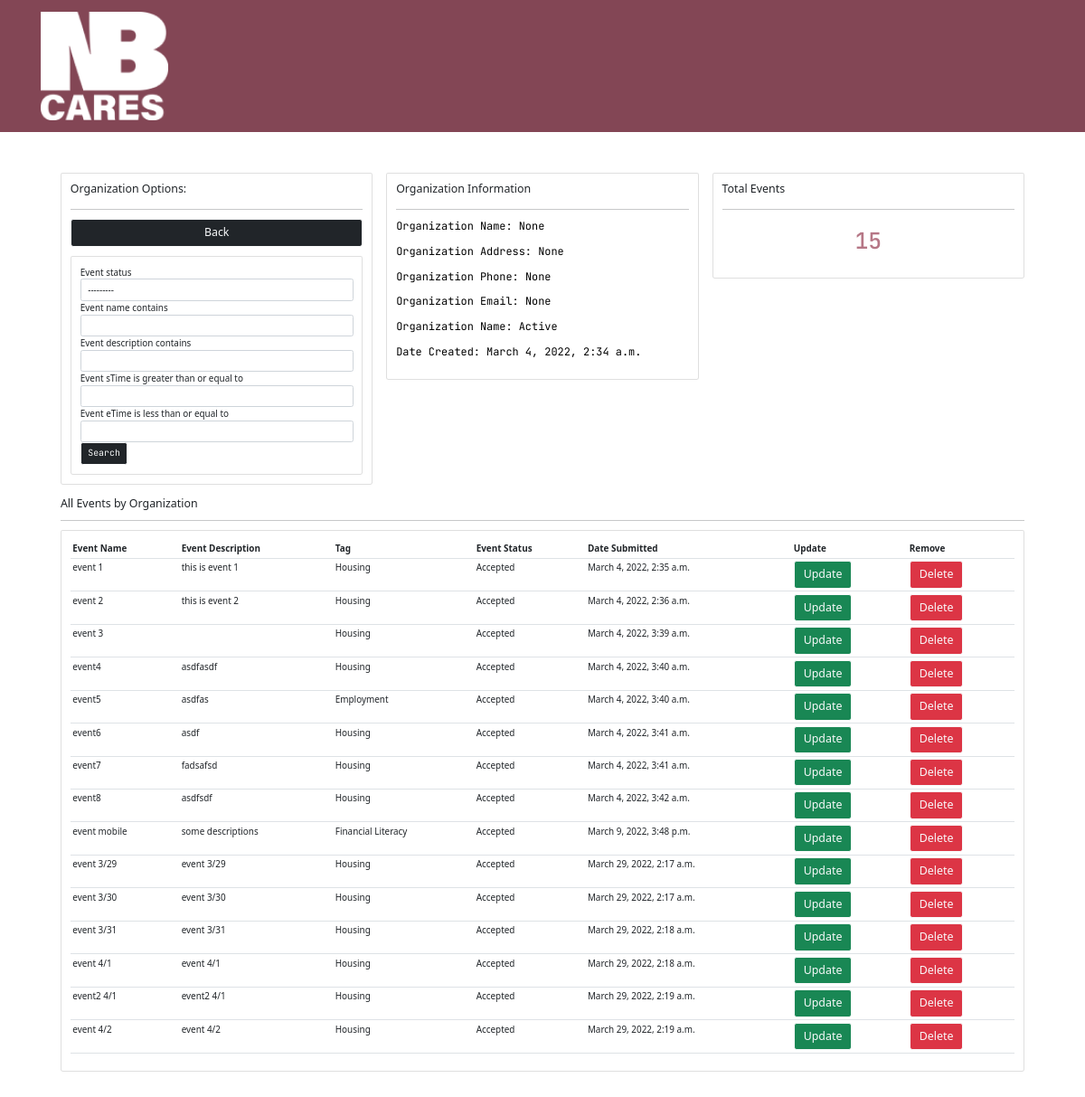
/admin-organization/5 (signed in), run on an earlier commit of the app's database.
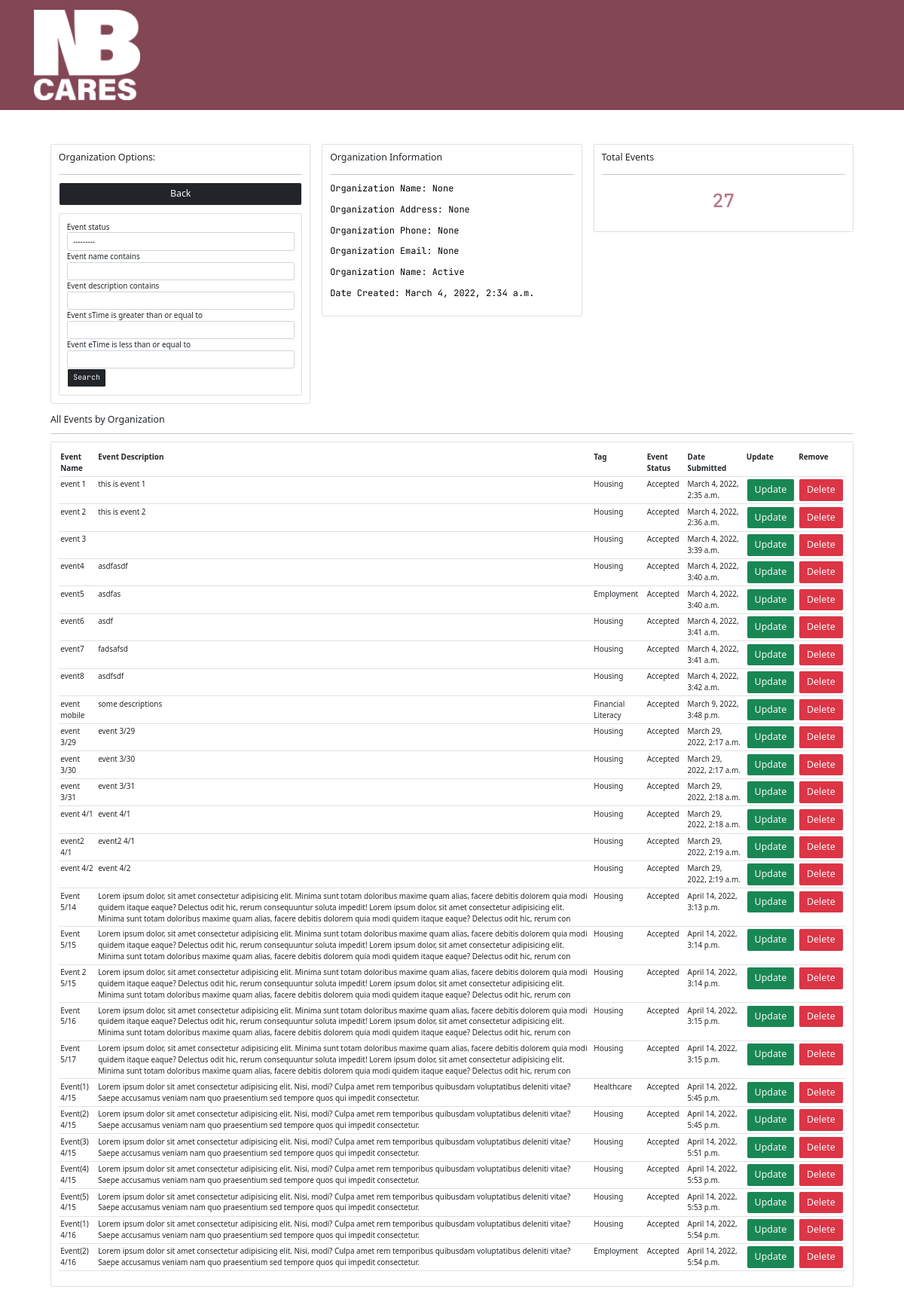
And on a later commit of the database.
### ProjectSite/models.py (models this page shows, shortened)
class Organization(models.Model):
    ORGANIZATION_STATUS = (
        ('Active', 'Active'),
        ('Inactive', 'Inactive'),
    )
    user = models.OneToOneField(User, on_delete=models.CASCADE, null=True)
    org_name = models.CharField(max_length=40, null=True, blank=False)
    org_address = models.CharField(max_length=60, null=True, blank=True)
    org_phone = models.CharField(max_length=20, null=True, blank=True)
    org_email = models.EmailField(null=True, blank=True)
    org_status = models.CharField(max_length=20, choices=ORGANIZATION_STATUS, default='Active')
    org_date_created = models.DateTimeField(auto_now_add=True, null=True, blank=True)

class Event(models.Model):
    EVENT_TAGS = (
        ('Housing', 'Housing'), ('Employment', 'Employment'), ('Education', 'Education'),
        ('Financial Literacy', 'Financial Literacy'), ('Healthcare', 'Healthcare'), ('Mental Health', 'Mental Health'),
        ('Family Engagement', 'Family Engagement'), ('Children Activities', 'Children Activities'), ('Art', 'Art'),
        ('Community Event', 'Community Event'), ('Fundraising', 'Fundraising'), ('Other', 'Other'),
    )
    EVENT_STATUS = (
        (u'Accepted', u'Accepted'),
        (u'Pending', u'Pending'),
        (u'Canceled', u'Canceled'),
        (u'Requested For Change', u'Requested For Change'),
    )
    user = models.ForeignKey(Organization, on_delete=models.CASCADE)
    event_name = models.CharField(max_length=100, null=True, blank=False)
    event_description = models.TextField(max_length=400, null=True, blank=True)
    event_sTime = models.DateTimeField()
    event_eTime = models.DateTimeField()
    event_tag = models.CharField(max_length=30, null=True, choices=EVENT_TAGS)
    event_status = models.CharField(max_length=30, choices=EVENT_STATUS, default='Pending')
    event_date_created = models.DateTimeField(auto_now_add=True, null=True, blank=True)
    event_popper = models.ImageField(null=True, blank=True, upload_to="images/")
    registered = models.ManyToManyField(User, default=None, blank=True, related_name='registeredUser')

### ProjectSite/decorators.py (the view)
        def wrapper_func(request, *args, **kwargs):
            group = None
            if request.user.groups.exists():
                group = request.user.groups.all()[0].name
            if group in allowed_roles:
                return view_func(request, *args, **kwargs)
            else:
                return HttpResponse('You are not authorized to view this page')

### ProjectSite/views.py (called while the page is built)
@login_required(login_url='login')
@allowed_users(allowed_roles='admin')
def view_admin_organzation(request, pk):
    org = Organization.objects.get(id=pk)
    orgevents = org.event_set.all()
    orgevents_count = orgevents.count()
    OrganizationEventFilter = OrgEventFilter(request.GET, queryset=orgevents)
    orgevents = OrganizationEventFilter.qs
    context = {'org': org, 'orgevents': orgevents, 'orgevents_count': orgevents_count,
               'OrganizationEventFilter': OrganizationEventFilter}
    return render(request, 'ProjectSite/admin-organization.html', context)

### templates/ProjectSite/admin-organization.html (shortened to what this page needs)
{% extends 'ProjectSite/log-base.html' %}
{% load static %}
{% load crispy_forms_filters %}
{% block body %}
    <br>
    <div class="row px-5 mx-5">
        <div class="col-md">
            <div class="card card-body">
                <h5>Organization Options:</h5>
                <hr>
                <a class="btn btn-dark btn-outline-light btn-lg btn-block" href="{% url 'admin_panel' %}">Back</a>
                <div class="card card-body mt-3">
                    <form method="get">
                        {{ OrganizationEventFilter.form|crispy }}
                        <button class="btn btn-dark btn-outline-light" type="submit">Search</button>
                    </form>
                </div>
            </div>
        </div>
        <div class="col-md">
            <div class="card card-body">
                <h5>Organization Information</h5>
                <hr>
                <p style="font-size: 1.2rem">Organization Name: {{ org.org_name }}</p>
                <p style="font-size: 1.2rem">Organization Address: {{ org.org_address }}</p>
                <p style="font-size: 1.2rem">Organization Phone: {{ org.org_phone }}</p>
                <p style="font-size: 1.2rem">Organization Email: {{ org.org_email }}</p>
                <p style="font-size: 1.2rem">Organization Name: {{ org.org_status }}</p>
                <p style="font-size: 1.2rem">Date Created: {{ org.org_date_created }}</p>
            </div>
        </div>
        <div class="col-md">
            <div class="card card-body">
                <h5>Total Events</h5>
                <hr>
                <h1 style="text-align: center;padding: 10px">{{ orgevents_count }}</h1>
            </div>
        </div>
    </div>
    <br>
    <div class="row px-5 mx-5">
        <div class="col-md">
            <h5>All Events by Organization</h5>
            <hr>
            <div class="card card-body">
                <table class="table table-sm">
                    <tr>
                        <th>Event Name</th>
                        <th>Event Description</th>
                        <th>Tag</th>
                        <th>Event Status</th>
                        <th>Date Submitted</th>
                        <th>Update</th>
                        <th>Remove</th>
                    </tr>
                    {% for orgevent in orgevents %}
                        <tr>
                            <td>{{ orgevent.event_name }}</td>
                            <td>{{ orgevent.event_description }}</td>
                            <td>{{ orgevent.event_tag }}</td>
                            <td>{{ orgevent.event_status }}</td>
                            <td>{{ orgevent.event_date_created }}</td>
                            <td><a class="btn btn-success btn-outline-light btn-lg btn-block"
                                   href="{% url 'update_events' orgevent.id %}">Update</a></td>
                            <td><a class="btn btn-danger btn-outline-light btn-lg btn-block"
                                   href="{% url 'delete_events' orgevent.id %}">Delete</a></td>
                        </tr>
                    {% endfor %}
                </table>
            </div>
        </div>
    </div>
{% endblock %}

### templates/ProjectSite/log-base.html (shortened to what this page needs)
{% load static %}
<!DOCTYPE html>
<html lang="en">
<head>
    <link href="https://cdn.jsdelivr.net/npm/bootstrap@5.1.3/dist/css/bootstrap.min.css" rel="stylesheet"
>
    {% block more-styles %}
        <link rel="stylesheet" href="{% static 'css/ProjectSite.css' %}">
    {% endblock %}
</head>
<body>
<nav class="navbar navbar-expand-lg navbar-dark navbar-custom mb-5">
    <div class="container px-4">
        <a class="navbar-brand" href="{% url 'home' %}"><img src="{% static 'images/KO-NB-Cares-logo.png' %}"
                                                             alt="logo"></a>
    </div>
</nav>
{% block body %}
{% endblock %}
</body>
</html>

### static/css/ProjectSite.css (style rules this page uses)
* { margin: 0; padding: 0; }
html { position: relative; min-height: 100%; font-size: 62%; scroll-behavior: smooth; }
body { --main-color: #EFD466; --primary-color: #D7B030; --button-background: #FFF7B6; --primary-button-background: #b67786; --background-color: #834655; margin-bottom: 180px; }
h1,h2 { font-family: 'JetBrains Mono', monospace;color: var(--primary-button-background); }
p,button:hover { font-family: 'JetBrains Mono', monospace;color: black; }
button { font-family: 'JetBrains Mono', monospace;color: var(--primary-button-background); }
p { font-size: 2.5rem; line-height: 150%; font-style: normal; font-weight: normal; }
a { text-decoration: none;cursor: pointer; }
.navbar { position: relative; display: flex; flex-wrap: wrap; align-items: center; justify-content: space-between; padding-top: 0.5rem; padding-bottom: 0.5rem; }
.navbar > .container, .navbar > .container-fluid { display: flex; flex-wrap: inherit; align-items: center; justify-content: space-between; }
.navbar-custom { padding-top: 1rem; padding-bottom: 1rem; background-color: var(--background-color); }
.navbar-custom .navbar-brand { text-transform: uppercase; font-size: 1rem; letter-spacing: 0.1rem; font-weight: 700; }
@media (min-width: 992px) { .navbar-expand-lg { flex-wrap: nowrap;justify-content: flex-start; } }
.container { width: 100%; padding-right: var(--bs-gutter-x, 0.75rem); padding-left: var(--bs-gutter-x, 0.75rem); margin-right: auto; margin-left: auto; }
@media (min-width: 576px) { .container { max-width: 540px; } }
@media (min-width: 768px) { .container { max-width: 720px; } }
@media (min-width: 992px) { .container { max-width: 960px; } }
@media (min-width: 1200px) { .container { max-width: 1140px; } }

What changed in the data, as far as the page shows it:
added Event: event_name "Event 5/14", event_description "Lorem ipsum dolor, sit amet consectetur adipisicing elit. Minima sunt totam doloribus maxime quam alias, facere debitis dolorem quia modi quidem itaque eaque? Delectus odit hic, rerum consequuntur soluta impedit! Lorem ipsum dolor, sit amet consectetur adipisicing elit. Minima sunt totam doloribus maxime quam alias, facere debitis dolorem quia modi quidem itaque eaque? Delectus odit hic, rerum con", event_tag "Housing", event_status "Accepted", event_date_created "April 14, 2022, 3:13 p.m."
added Event: event_name "Event 5/15", event_description "Lorem ipsum dolor, sit amet consectetur adipisicing elit. Minima sunt totam doloribus maxime quam alias, facere debitis dolorem quia modi quidem itaque eaque? Delectus odit hic, rerum consequuntur soluta impedit! Lorem ipsum dolor, sit amet consectetur adipisicing elit. Minima sunt totam doloribus maxime quam alias, facere debitis dolorem quia modi quidem itaque eaque? Delectus odit hic, rerum con", event_tag "Housing", event_status "Accepted", event_date_created "April 14, 2022, 3:14 p.m."
added Event: event_name "Event 2 5/15", event_description "Lorem ipsum dolor, sit amet consectetur adipisicing elit. Minima sunt totam doloribus maxime quam alias, facere debitis dolorem quia modi quidem itaque eaque? Delectus odit hic, rerum consequuntur soluta impedit! Lorem ipsum dolor, sit amet consectetur adipisicing elit. Minima sunt totam doloribus maxime quam alias, facere debitis dolorem quia modi quidem itaque eaque? Delectus odit hic, rerum con", event_tag "Housing", event_status "Accepted", event_date_created "April 14, 2022, 3:14 p.m."
added Event: event_name "Event 5/16", event_description "Lorem ipsum dolor, sit amet consectetur adipisicing elit. Minima sunt totam doloribus maxime quam alias, facere debitis dolorem quia modi quidem itaque eaque? Delectus odit hic, rerum consequuntur soluta impedit! Lorem ipsum dolor, sit amet consectetur adipisicing elit. Minima sunt totam doloribus maxime quam alias, facere debitis dolorem quia modi quidem itaque eaque? Delectus odit hic, rerum con", event_tag "Housing", event_status "Accepted", event_date_created "April 14, 2022, 3:15 p.m."
added Event: event_name "Event 5/17", event_description "Lorem ipsum dolor, sit amet consectetur adipisicing elit. Minima sunt totam doloribus maxime quam alias, facere debitis dolorem quia modi quidem itaque eaque? Delectus odit hic, rerum consequuntur soluta impedit! Lorem ipsum dolor, sit amet consectetur adipisicing elit. Minima sunt totam doloribus maxime quam alias, facere debitis dolorem quia modi quidem itaque eaque? Delectus odit hic, rerum con", event_tag "Housing", event_status "Accepted", event_date_created "April 14, 2022, 3:15 p.m."
added Event: event_name "Event(1) 4/15", event_description "Lorem ipsum dolor sit amet consectetur adipisicing elit. Nisi, modi? Culpa amet rem temporibus quibusdam voluptatibus deleniti vitae? Saepe accusamus veniam nam quo praesentium sed tempore quos qui impedit consectetur.", event_tag "Healthcare", event_status "Accepted", event_date_created "April 14, 2022, 5:45 p.m."
added Event: event_name "Event(2) 4/15", event_description "Lorem ipsum dolor sit amet consectetur adipisicing elit. Nisi, modi? Culpa amet rem temporibus quibusdam voluptatibus deleniti vitae? Saepe accusamus veniam nam quo praesentium sed tempore quos qui impedit consectetur.", event_tag "Housing", event_status "Accepted", event_date_created "April 14, 2022, 5:45 p.m."
added Event: event_name "Event(3) 4/15", event_description "Lorem ipsum dolor sit amet consectetur adipisicing elit. Nisi, modi? Culpa amet rem temporibus quibusdam voluptatibus deleniti vitae? Saepe accusamus veniam nam quo praesentium sed tempore quos qui impedit consectetur.", event_tag "Housing", event_status "Accepted", event_date_created "April 14, 2022, 5:51 p.m."
added Event: event_name "Event(4) 4/15", event_description "Lorem ipsum dolor sit amet consectetur adipisicing elit. Nisi, modi? Culpa amet rem temporibus quibusdam voluptatibus deleniti vitae? Saepe accusamus veniam nam quo praesentium sed tempore quos qui impedit consectetur.", event_tag "Housing", event_status "Accepted", event_date_created "April 14, 2022, 5:53 p.m."
added Event: event_name "Event(5) 4/15", event_description "Lorem ipsum dolor sit amet consectetur adipisicing elit. Nisi, modi? Culpa amet rem temporibus quibusdam voluptatibus deleniti vitae? Saepe accusamus veniam nam quo praesentium sed tempore quos qui impedit consectetur.", event_tag "Housing", event_status "Accepted", event_date_created "April 14, 2022, 5:53 p.m."
added Event: event_name "Event(1) 4/16", event_description "Lorem ipsum dolor sit amet consectetur adipisicing elit. Nisi, modi? Culpa amet rem temporibus quibusdam voluptatibus deleniti vitae? Saepe accusamus veniam nam quo praesentium sed tempore quos qui impedit consectetur.", event_tag "Housing", event_status "Accepted", event_date_created "April 14, 2022, 5:54 p.m."
added Event: event_name "Event(2) 4/16", event_description "Lorem ipsum dolor sit amet consectetur adipisicing elit. Nisi, modi? Culpa amet rem temporibus quibusdam voluptatibus deleniti vitae? Saepe accusamus veniam nam quo praesentium sed tempore quos qui impedit consectetur.", event_tag "Employment", event_status "Accepted", event_date_created "April 14, 2022, 5:54 p.m."
Also different on the page:
{{ orgevents_count }}: "15" → "27"
